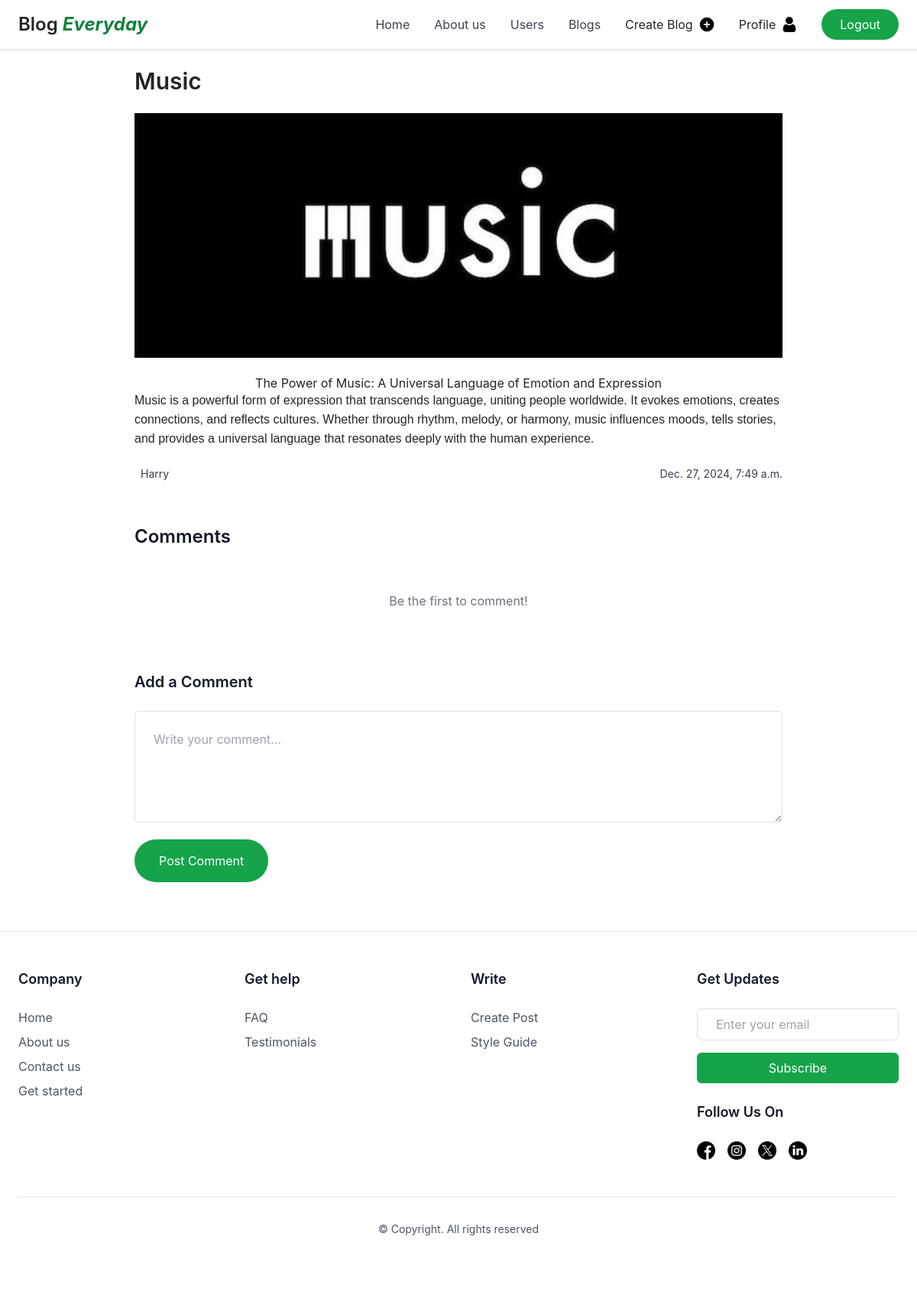
Page /blog/11/ (signed in) on the committed database.
### blog/models.py (models this page shows, shortened)
class BlogPost(models.Model):
    CATEGORY_CHOICES = [
        ('technology', 'Technology'),
        ('lifestyle', 'Lifestyle'),
        ('food', 'Food'),
        ('travel', 'Travel'),
    ]
    title = models.CharField(max_length=200)
    content = models.TextField()
    author = models.ForeignKey(User, on_delete=models.CASCADE)
    category = models.CharField(max_length=20, choices=CATEGORY_CHOICES, default='technology')
    created_at = models.DateTimeField(default=now)
    updated_at = models.DateTimeField(auto_now=True)
    image = models.ImageField(upload_to='images/', null=True, blank=True)

### blog/views.py (the view, shortened to what this page needs)
# urls.py: path('blog/<int:id>/', views.blog_detail, name='post_detail'),
@login_required(login_url='login')
def blog_detail(request, id):
    blog = get_object_or_404(BlogPost, id=id)
    return render(request, 'blog_detail.html', {'blog': blog})

### blog/templates/blog_detail.html (shortened to what this page needs)
{% extends 'base.html' %}
{% block content %}
<div class="max-w-4xl mt-16 mx-auto p-6">
    <h1 class="text-3xl font-semibold mb-4">{{ blog.title }}</h1>
    <img src="{{ blog.image.url }}" alt="{{ blog.title }}" class="w-full h-80 object-cover mb-6">
    <p class="text-gray-600">{{ blog.content |safe }}</p>
    <div class="flex justify-between items-center mt-6">
    <div class="flex items-center">
        <span class="ml-2 text-sm text-gray-700">{{ blog.author }}</span>
    </div>
        <span class="ml-2 text-sm text-gray-700">{{ blog.created_at }}</span>
    </div>
</div>
<div class="max-w-4xl mx-auto px-6 mt-8">
    <h2 class="text-2xl font-semibold mb-6 text-gray-900">Comments</h2>
    <div class="space-y-6">
        {% for comment in blog.comments.all %}
            <div class="bg-white border border-gray-200 p-6 rounded-lg shadow-sm">
                <div class="flex items-center mb-3">
                    <span class="font-semibold text-gray-900">{{ comment.author.username }}</span>
                    <span class="text-sm text-gray-500 ml-3">{{ comment.created_at|date:"M d, Y" }}</span>
                </div>
                <p class="text-gray-700 mb-4">{{ comment.content }}</p>
                <div class="ml-8 mt-4">
                    {% for reply in comment.replies.all %}
                        <div class="bg-gray-50 border border-gray-100 p-4 rounded-lg shadow-sm mb-3">
                            <div class="flex items-center mb-2">
                                <span class="font-semibold text-gray-900">{{ reply.author.username }}</span>
                                <span class="text-sm text-gray-500 ml-3">{{ reply.created_at|date:"M d, Y" }}</span>
                            </div>
                            <p class="text-gray-700">{{ reply.content }}</p>
                        </div>
                    {% endfor %}
                    <div class="mt-4">
                        <form method="post" action="{% url 'reply_comment' comment.id %}">
                            {% csrf_token %}
                            <textarea
                                name="content"
                                rows="3"
                                class="w-full p-3 border border-gray-200 rounded-lg focus:ring-2 focus:ring-green-500 focus:border-green-500 outline-none transition-colors"
                                placeholder="Reply to this comment..."
                            ></textarea>
                            <button type="submit" class="mt-2 bg-green-600 hover:bg-green-700 text-white px-6 py-2 rounded-full transition-colors">
                                Reply
                            </button>
                        </form>
                    </div>
                </div>
            </div>
        {% empty %}
            <p class="text-gray-500 text-center py-8">Be the first to comment!</p>
        {% endfor %}
    </div>
    <div class="mt-12 mb-16">
        <h3 class="text-xl font-semibold mb-4 text-gray-900">Add a Comment</h3>
        <form method="post" action="{% url 'add_comment' blog.id %}">
            <textarea
                name="content"
                rows="4"
                class="w-full p-4 border border-gray-200 rounded-lg focus:ring-2 focus:ring-green-500 focus:border-green-500 outline-none transition-colors"
                placeholder="Write your comment..."
            ></textarea>
            <button type="submit" class="mt-3 bg-green-600 hover:bg-green-700 text-white px-8 py-3 rounded-full transition-colors">
                Post Comment
            </button>
        </form>
    </div>
</div>
{% endblock %}

### rows in the picture
BlogPost: title "Music", image (picture), content "The Power of Music: A Universal Language of Emotion and Expression Music is a powerful form of expression that transcends language, uniting people worldwide. It evokes emotions, creates connections, and reflects cultures. Whether through rhythm, melody, or harmony, music influences moods, tells stories, and provides a universal language that resonates deeply with the human experience.", author "Harry", created_at "Dec. 27, 2024, 7:49 a.m."
